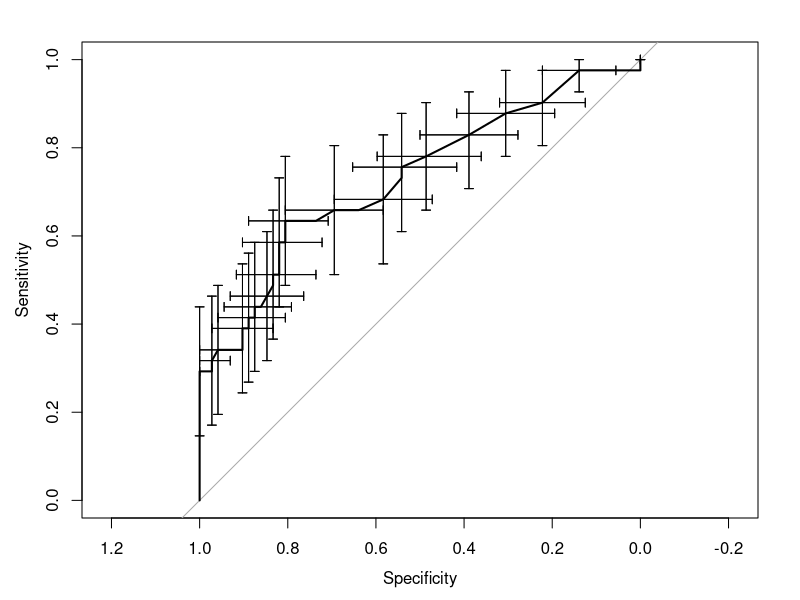

This figure's R source:
library(pROC)


### Name: ci.thresholds
### Title: Compute the confidence interval of thresholds
### Aliases: ci.thresholds ci.thresholds.default ci.thresholds.formula
###   ci.thresholds.roc ci.thresholds.smooth.roc
### Keywords: univar nonparametric utilities roc

### ** Examples

data(aSAH)

## Not run: 
##D # Syntax (response, predictor):
##D ci.thresholds(aSAH$outcome, aSAH$s100b)
##D 
##D # With a roc object:
##D rocobj <- roc(aSAH$outcome, aSAH$s100b)
##D ci.thresholds(rocobj)
##D 
##D # Customized bootstrap and specific thresholds:
##D ci.thresholds(aSAH$outcome, aSAH$s100b,
##D               boot.n=500, conf.level=0.9, stratified=FALSE,
##D               thresholds=c(0.5, 1, 2))
## End(Not run)

# Alternatively, you can get the CI directly from roc():
rocobj <- roc(aSAH$outcome,
              aSAH$s100b, ci=TRUE, of="thresholds")
rocobj$ci

# Plotting the CI
plot(rocobj)
plot(rocobj$ci)
